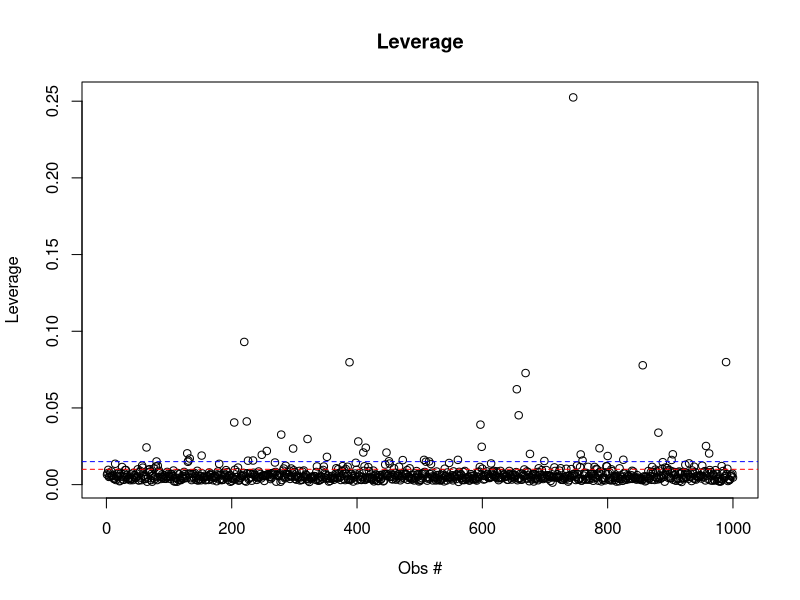
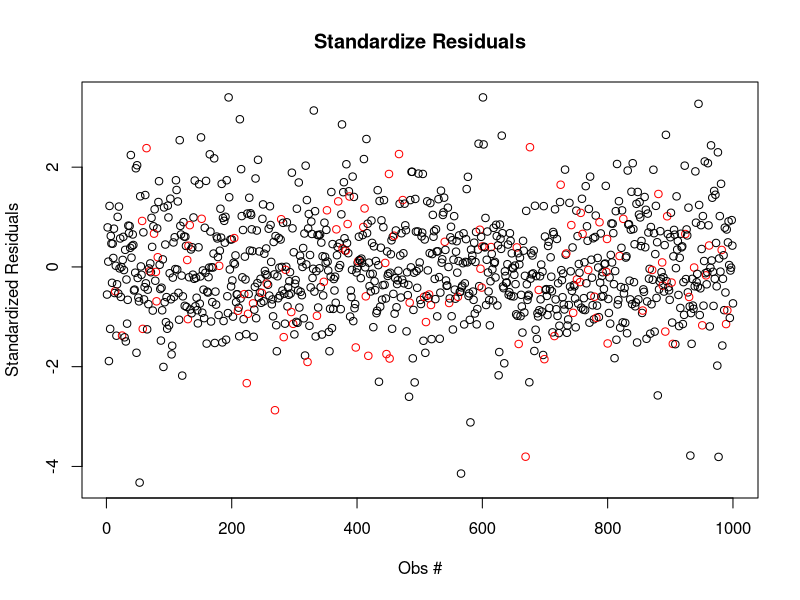
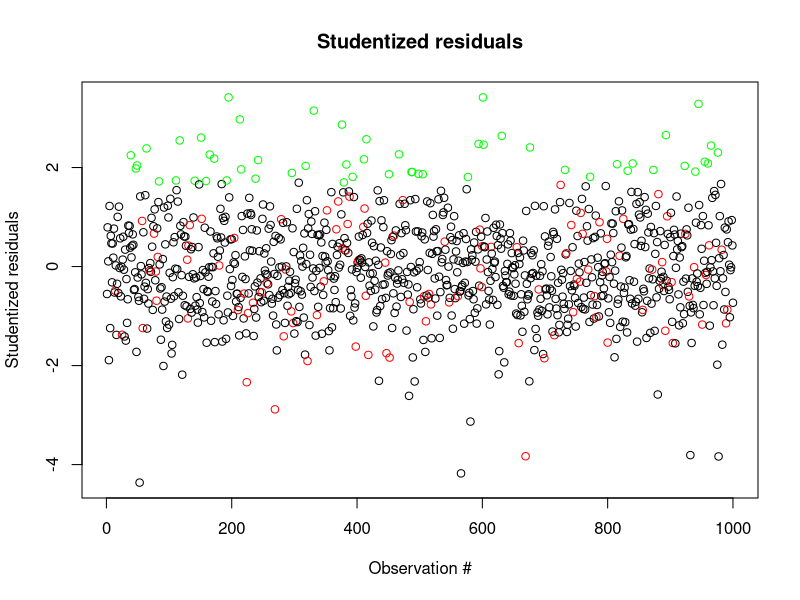
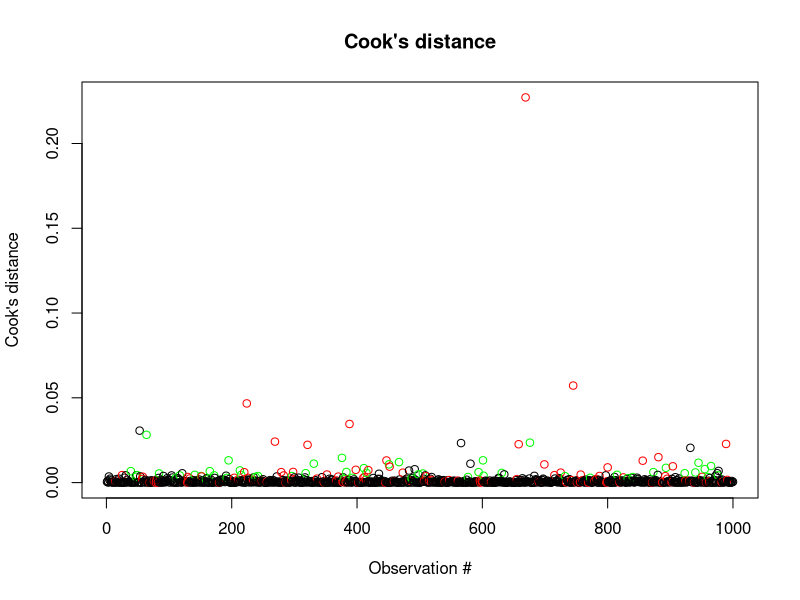

Here is the R script that generated these plots, in order:
wine<-read.csv("wine_sample.csv", header=TRUE)

# Looking at scaling data

# create dummy
n = nrow(wine)
dummy=vector("numeric",n)
dummy[wine$type=='red']=1
dummy[wine$type=='white']=0

model = lm(wine$quality~volatile.acidity+residual.sugar+chlorides+free.sulfur.dioxide+sulphates+alcohol+dummy, data=wine)

summary(model)
# We can see that the Betas are very different and their scales are not similar, making it tough to compare them

head(wine)

scaled.wine = scale(wine[c("volatile.acidity","residual.sugar","chlorides","free.sulfur.dioxide","sulphates","alcohol")])
summary(scaled.wine)

scaled_model = lm(wine$quality ~ scaled.wine)
summary(scaled_model)
# Now the Betas are much more similar due to the scaling


# Looking at influential and leverage points

residuals = scaled_model$residuals
sigma_hat = summary(scaled_model)$sigma
X = model.matrix(wine$quality ~ scaled.wine)
H = X%*%solve(t(X)%*%X)%*%t(X)
h = diag(H)
h #leverages
r = residuals/(sigma_hat*sqrt(1-h))

p=5
sum(h)

# The two threshholds are 2*(p/n) and 3*(p/n)
thresh2=2*p/n
thresh3=3*p/n

plot(h,xlab="Obs #", ylab="Leverage", main="Leverage")
abline(h=thresh2,lty=2,col="red")
abline(h=thresh3,lty=2,col="blue")

wine$color="black"
wine$color[h>=thresh2]="red"

r = residuals/(sigma_hat*sqrt(1-h))
plot(r, xlab="Obs #", ylab="Standardized Residuals", main="Standardize Residuals", col=wine$color)

t = r*sqrt((n-p-1)/(n-p-r^2))
wine$color[t>1.7]="green"
plot(t,xlab='Observation #',ylab='Studentized residuals',main='Studentized residuals', col=wine$color)

cook=(1/p)*r^2*h/(1-h)
plot(cook,xlab='Observation #',ylab='Cook\'s distance',main='Cook\'s distance', col=wine$color)
